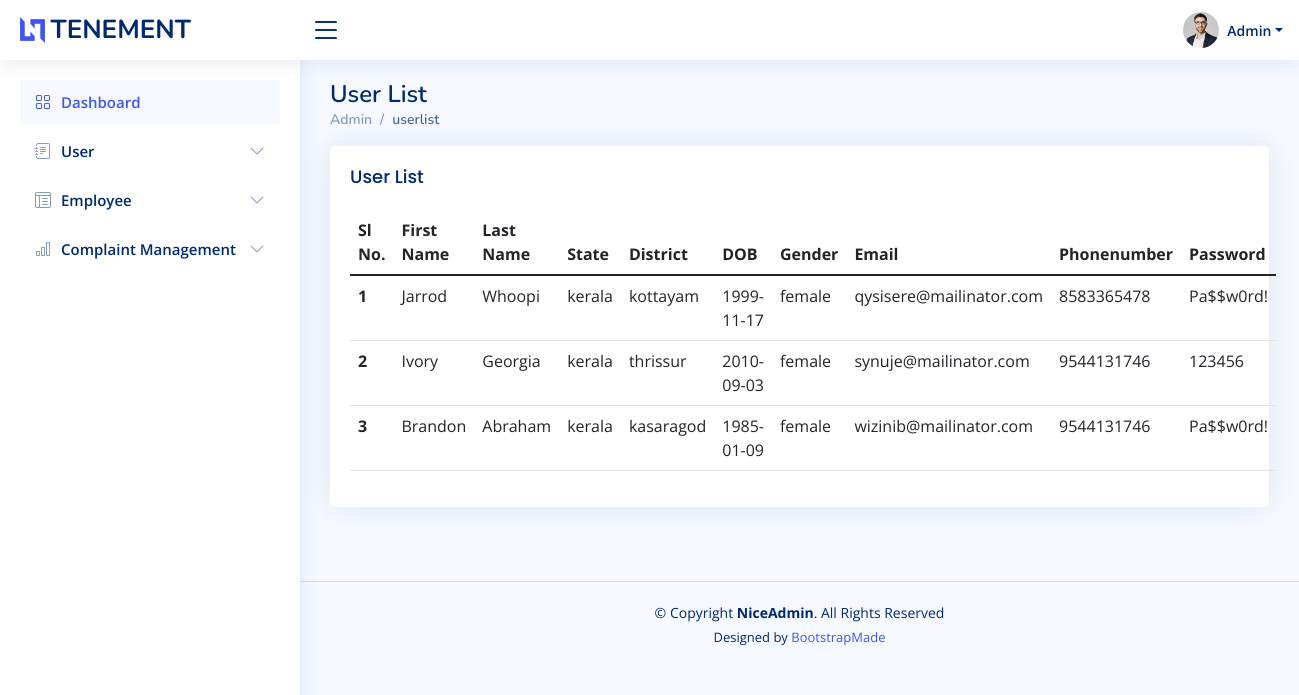
Page /admin/userlist.php on the earlier database version.
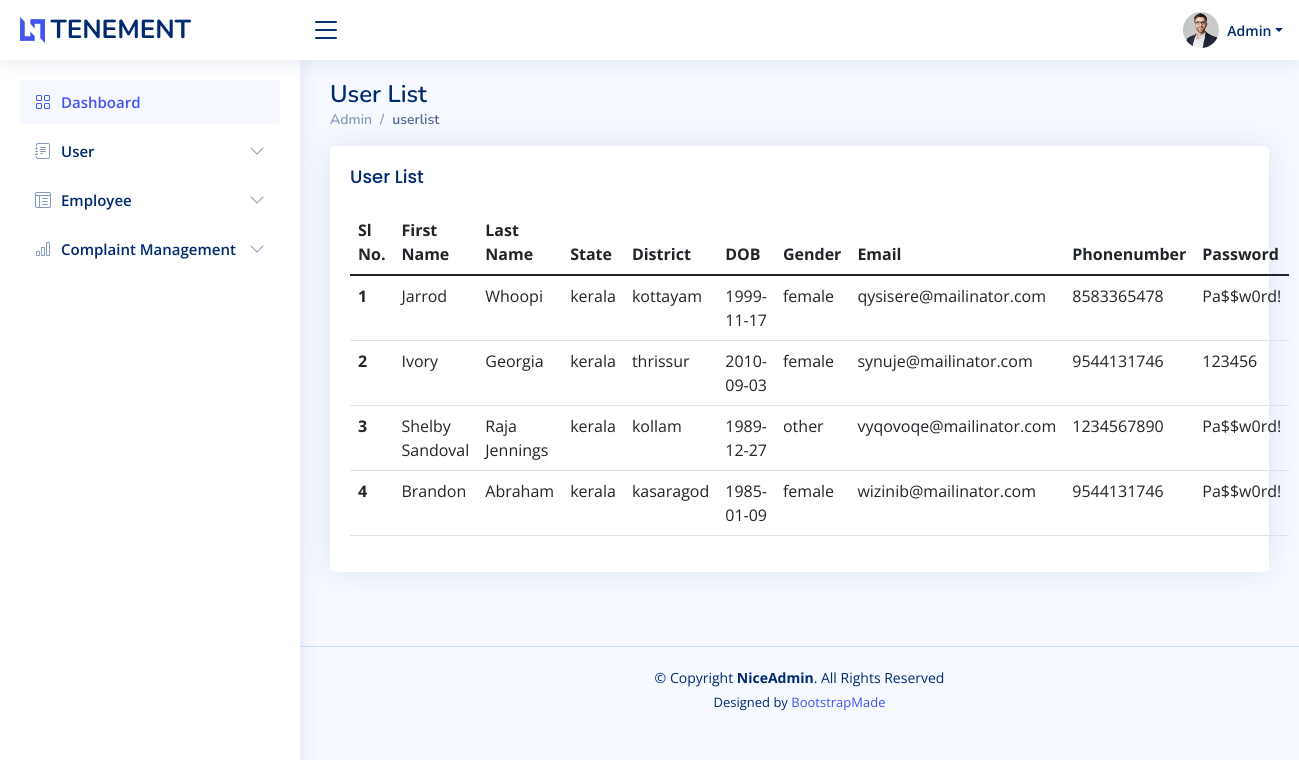
Same page on the later database version.
### tables this page shows
CREATE TABLE `user_register` (
  `fname` varchar(50) NOT NULL,
  `lname` varchar(50) NOT NULL,
  `state` varchar(50) NOT NULL,
  `district` varchar(50) NOT NULL,
  `dob` date NOT NULL,
  `gender` varchar(50) NOT NULL,
  `email` varchar(50) NOT NULL,
  `phonenumber` varchar(50) NOT NULL,
  `password` varchar(50) NOT NULL
);

### connect.php (called while the page is built, shortened)
<?php
$dbname="tenement";
$conn=mysqli_connect("localhost","root","",$dbname);
function select_data($sql)
{
  global $conn;
  $res = mysqli_query($conn, $sql);
  if ($res)
    return $res;
  else
    return False;
}
?>

### admin/userlist.php (the view, shortened to what this page needs)
<?php
include 'header.php';
?>
  <main id="main" class="main">
    <div class="pagetitle">
      <h1>User List</h1>
      <nav>
        <ol class="breadcrumb">
          <li class="breadcrumb-item"><a href="index.php">Admin</a></li>
          <li class="breadcrumb-item active">userlist</li>
        </ol>
      </nav>
    </div>
    <section class="section dashboard">
      <div class="row">
      <section class="section">
      <div class="row">
        <div class="col-lg-12">
        <div class="card">
          <div class="card-body">
            <h5 class="card-title">User List</h5>
              <table class="table datatable">
                <thead>
                  <tr>
                    <th scope="col">Sl No.</th>
                    <th scope="col">First Name</th>
                    <th scope="col">Last Name</th>
                    <th scope="col">State</th>
                    <th scope="col">District</th>
                    <th scope="col">DOB</th>
                    <th scope="col">Gender</th>
                    <th scope="col">Email</th>
                    <th scope="col">Phonenumber</th>
                    <th scope="col">Password</th>
                  </tr>
                </thead>
                <tbody>
                <?php
               $sql = "SELECT * FROM `user_register` WHERE email IN (SELECT email FROM `loginpage` WHERE status = 1)";
                $data=select_data($sql);
                $n=1;
                while ($row = mysqli_fetch_assoc($data)) {
                  ?>
                  <tr>
                 <th scope='row'><?php echo $n++; ?></th>
                 <td><?php echo  $row['fname'] ?></td>
                 <td> <?php echo $row['lname'] ?></td>
                 <td><?php echo $row['state'] ?></td>
                 <td><?php echo $row['district']?></td>
                 <td> <?php echo $row['dob']  ?></td>
                 <td> <?php echo $row['gender'] ?></td>
                 <td> <?php echo  $row['email'] ?> </td>
                 <td> <?php echo  $row['phonenumber'] ?> </td>
                 <td> <?php echo  $row['password'] ?> </td>
                 </tr>
                  <?php
                  }
                  ?>
                </tbody>
              </table>
            </div>
          </div>
        </div>
      </div>
    </section>
  </main>

Differences in the rows shown:
added user_register: fname "Shelby Sandoval", lname "Raja Jennings", state "kerala", district "kollam", dob "1989-12-27", gender "other", email "vyqovoqe@mailinator.com", phonenumber "1234567890", password "Pa$$w0rd!"
